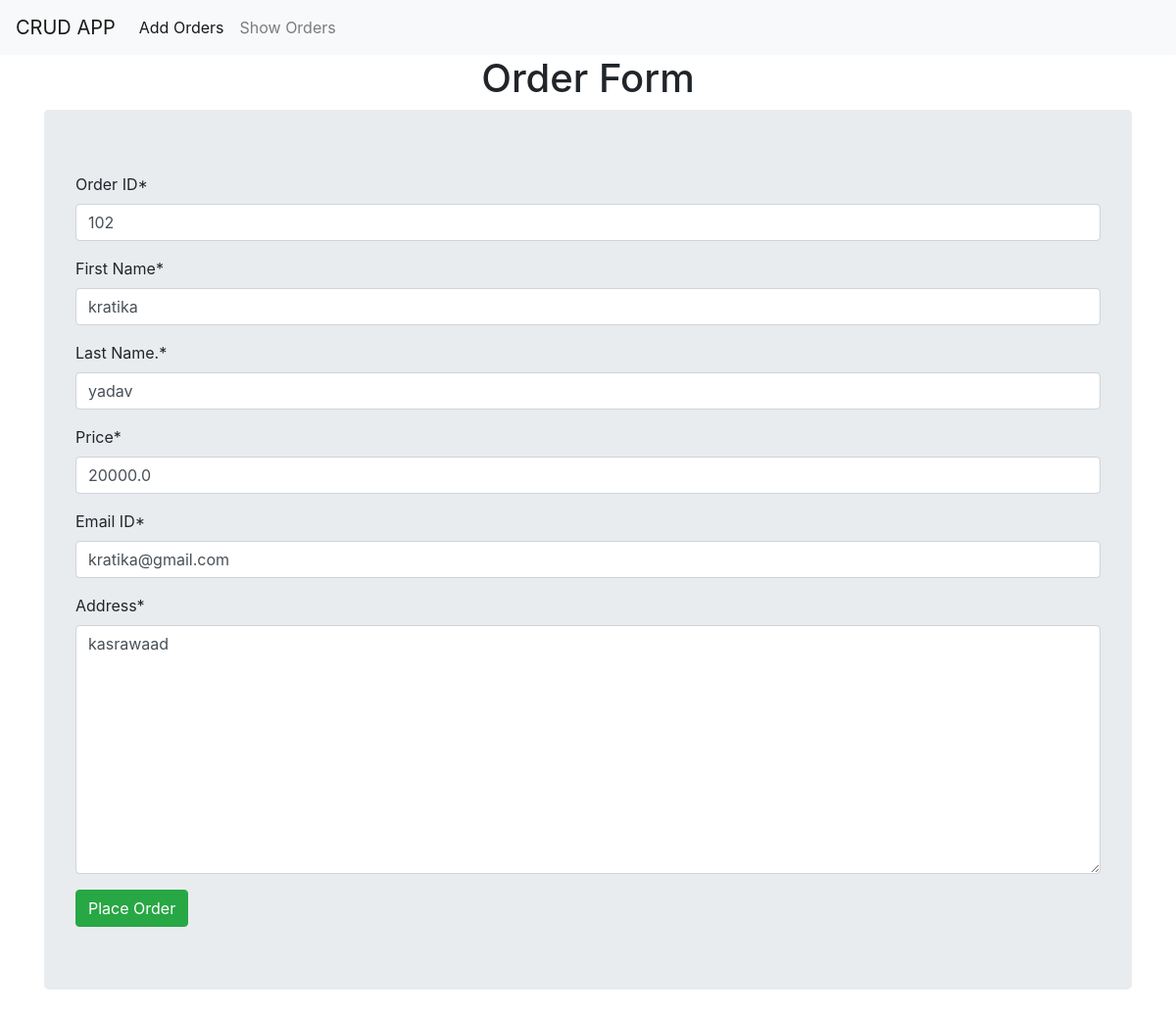
Page /up/102 on the committed database.
### crudapp/models.py (models this page shows, shortened)
class Orders(models.Model):
    oid = models.IntegerField(primary_key=True)
    fname = models.CharField(max_length=20)
    lname = models.CharField(max_length=20)
    price = models.FloatField()
    mail = models.EmailField()
    addr = models.CharField(max_length=50)

### crudapp/views.py (the view)
# urls.py: path('up/<int:f_oid>', views.updateView, name= 'update_url'),
def updateView(request, f_oid):
    obj = Orders.objects.get(oid=f_oid)
    form = OrderForm(instance=obj)
    if request.method == 'POST':
        form = OrderForm(request.POST, instance=obj)
        if form.is_valid():
            form.save()
            return redirect('show_url')
    template_name = 'crudapp/order.html'
    context = {'form': form}
    return render(request, template_name, context)

### crudapp/forms.py
class OrderForm(forms.ModelForm):
    class Meta:
        model = Orders
        fields = '__all__'
        labels = {
            'oid': 'Order ID',
            'fname' : 'First Name',
            'lname' : 'Last Name.' ,
            'price' : 'Price' ,
            'mail' : 'Email ID',
            'addr' : 'Address' ,
        }
        widgets  ={
            'oid' : forms.NumberInput(attrs={'placeholder': 'eg. 101'}),
            'fname' : forms.TextInput(attrs={'placeholder': 'eg. Prosenjeet'}),
            'lname' : forms.TextInput(attrs={'placeholder': 'eg. Shil'}),
            'price' : forms.NumberInput(attrs={'placeholder': 'eg. 10000'}),
            'mail' : forms.EmailInput(attrs={'placeholder': 'eg. abc@xyz.com'}),
            'addr' : forms.Textarea(attrs={'placeholder': 'eg. IN'}),
        }

### templates/crudapp/order.html (shortened to what this page needs)
{% extends 'layout.html' %}
{% load crispy_forms_tags %}
{% block content %}
<center><h1>Order Form</h1></center>
<div class="container">
    <form method="post" class="jumbotron">
        {{form|crispy}}
        <input type="submit" value="Place Order" class="btn btn-success">
    </form>
</div>
{% endblock %}

### rows in the picture
Orders: oid "102", fname "kratika", lname "yadav", price "20000.0", mail "kratika@gmail.com", addr "kasrawaad"
